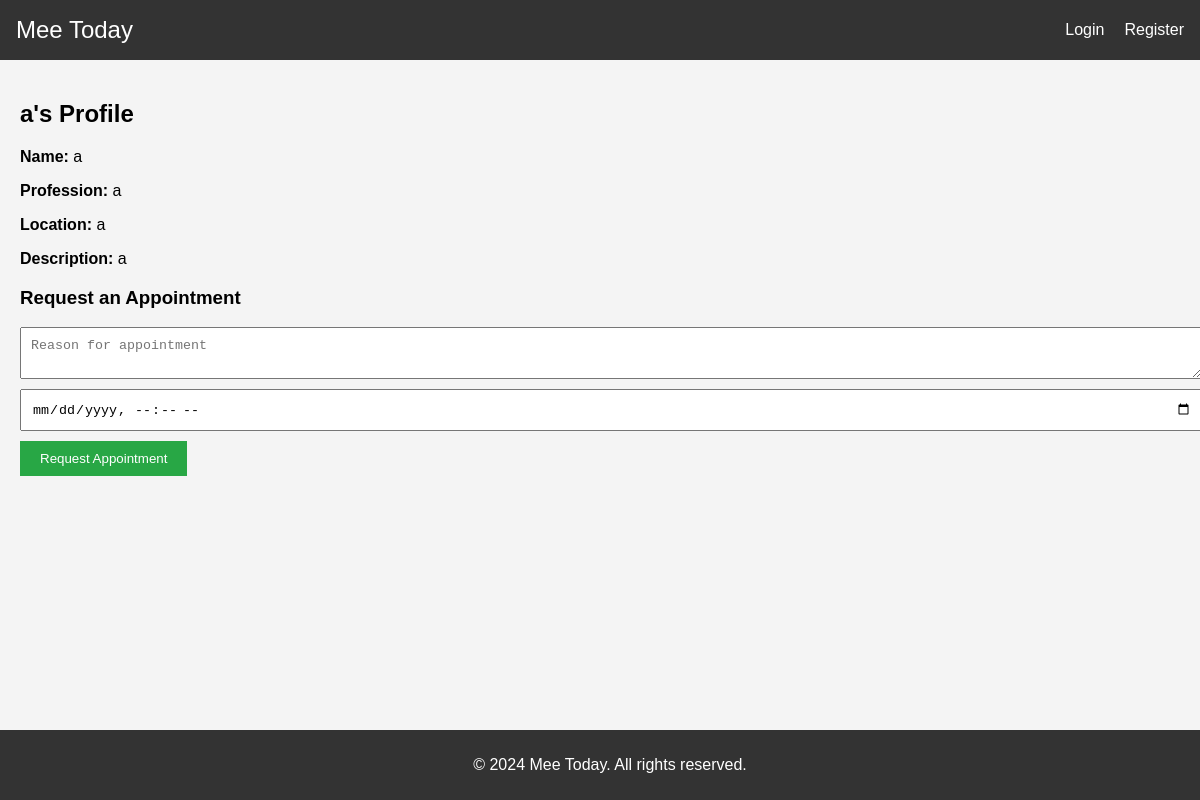
Page /profile/1/ on the committed database.
### appointments/models.py (models this page shows, shortened)
class UserProfile(models.Model):
    user = models.OneToOneField(User, on_delete=models.CASCADE)
    profession = models.CharField(max_length=100)
    location = models.CharField(max_length=100)
    description = models.TextField(blank=True)
    phone_number = models.CharField(max_length=15)  # Phone number
    photo = models.ImageField(upload_to='profile_photos/', blank=True, null=True)  # Photo field
    sex = models.CharField(max_length=10)
    age = models.IntegerField(null=True, blank=True)  # New age field

### appointments/views.py (the view, shortened to what this page needs)
# urls.py: path('profile/<int:user_id>/', views.profile_view, name='profile'),
def profile_view(request, user_id):
    user_profile = UserProfile.objects.get(user_id=user_id)
    return render(request, 'profile.html', {'profile': user_profile})

### appointments/templates/profile.html (shortened to what this page needs)
{% extends 'base.html' %}
{% block content %}
    <h2>{{ profile.user.username }}'s Profile</h2>
    <p><strong>Name:</strong> {{ profile.user.username }}</p>
    <p><strong>Profession:</strong> {{ profile.profession }}</p>
    <p><strong>Location:</strong> {{ profile.location }}</p>
    <p><strong>Description:</strong> {{ profile.description }}</p>
    <form method="POST">
        <h3>Request an Appointment</h3>
        <textarea name="reason" placeholder="Reason for appointment" required></textarea>
        <input type="datetime-local" name="date" required>
        <button type="submit">Request Appointment</button>
    </form>
{% endblock %}

### appointments/static/style.css (style rules this page uses)
body { font-family: Arial, sans-serif; margin: 0; padding: 0; background-color: #f4f4f4; }
h2 { margin-bottom: 20px; }
form input, form textarea { display: block; width: 100%; padding: 10px; margin-bottom: 10px; }
button { padding: 10px 20px; background-color: #28a745; color: #fff; border: none; cursor: pointer; }

### rows in the picture
UserProfile: user.username "a", profession "a", location "a", description "a"
